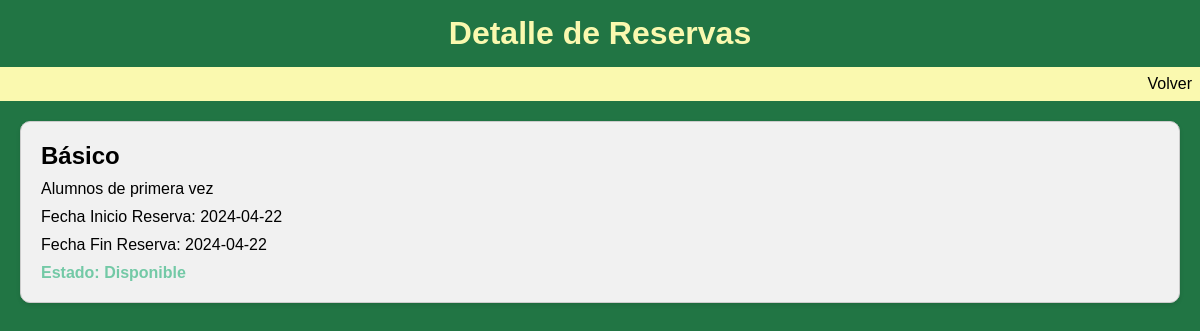
Page /reserves/detail/4 on the committed database.
### reserves/models.py (models this page shows, shortened)
class Clase(models.Model):
    profesor = models.ForeignKey(Profesor, on_delete=models.CASCADE,related_name='clases')
    suplente = models.ForeignKey(Suplente, on_delete=models.CASCADE,related_name='clases')
    nivel = models.CharField(max_length=50)
    descripcion = models.CharField(max_length=200)
    fecha_inicio = models.DateField(default=datetime.now)
    fecha_fin = models.DateField(default=datetime.now)
    estado = models.ForeignKey(Estado, on_delete=models.CASCADE,related_name='clases')

class Estado(models.Model):
    estado = models.CharField(max_length=11)
    def __str__(self):
        return f"{self.estado}"

### reserves/views.py (the view)
# urls.py: path("detail/<int:reserves_id>", detail_view, name="detail_view"),
def detail_view(request, reserves_id):
    clases = Clase.objects.get(id=reserves_id)
    contexto_dict = {"clases": clases}
    return render(request, "reserves/detail.html", contexto_dict)

### reserves/templates/reserves/detail.html (shortened to what this page needs)
{% load static %}
<!DOCTYPE html>
<html lang="en">
  <head>
    <link rel="stylesheet" href="{% static 'reserves/stylesdetail.css' %}" />
  </head>
  <body>
    <header>
      <div class="header-container">
        <h1>Detalle de Reservas</h1>
      </div>
    </header>
    <nav>
      <ul>
        <li>
          <a href="/reserves/list">Volver</a>
        </li>
      </ul>
    </nav>
    <main>
      {% block content %}
      <div class="reserves-info">
        <h2>{{ clases.nivel }}</h2>
        <p>{{ clases.descripcion }}</p>
        <p>Fecha Inicio Reserva: {{ clases.fecha_inicio | date:"Y-m-d" }}</p>
        <p>Fecha Fin Reserva: {{ clases.fecha_fin | date:"Y-m-d" }}</p>
        <h3>Estado: {{ clases.estado }}</h3>
      </div>
    </main>
  </body>
</html>
{% endblock %}

### reserves/static/reserves/stylesdetail.css (style rules this page uses)
* { margin: 0; padding: 0; box-sizing: border-box; }
body { font-family: Arial, sans-serif; background-color: #217544; margin-bottom: 100px; }
.header-container { background-color: #217544; color: #faf9af; text-align: center; padding: 15px; }
nav { background-color: #faf9af; color: #000000; padding: 8px; }
nav ul { list-style-type: none; display: flex; justify-content: flex-end; }
nav li { margin-left: 20px; cursor: pointer; }
nav a { color: #000000; text-decoration: none; }
main { padding: 20px; }
.reserves-info { background-color: #f1f1f1; border: 1px solid #ccc; border-radius: 10px; padding: 20px; box-shadow: 0 2px 4px rgba(0, 0, 0, 0.1); }
.reserves-info h2 { margin-bottom: 10px; }
.reserves-info p { margin-bottom: 10px; }
.reserves-info h3 { font-size: 16px; color: #73c9a6; }

### rows in the picture
Clase: nivel "Básico", descripcion "Alumnos de primera vez", fecha_inicio "2024-04-22", fecha_fin "2024-04-22", estado "Disponible"
